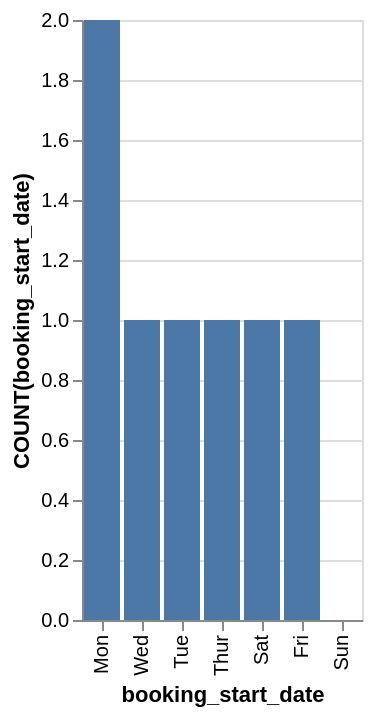

Write the Vega-Lite specification saved for this chart.
### Vega-Lite specification from a JSON file in a GitHub repository (floating-point values rounded to 4 significant figures)
{"data": {"values": [{"x_data": "Mon", "y_data": 2}, {"x_data": "Wed", "y_data": 1}, {"x_data": "Tue", "y_data": 1}, {"x_data": "Thur", "y_data": 1}, {"x_data": "Sat", "y_data": 1}, {"x_data": "Fri", "y_data": 1}, {"x_data": "Sun", "y_data": 0}]}, "mark": "bar", "encoding": {"x": {"field": "x_data", "type": "nominal", "title": "booking_start_date", "sort": {"op": "sum", "field": "y_data", "order": "descending"}}, "y": {"field": "y_data", "type": "quantitative", "title": "COUNT(booking_start_date)"}}}
